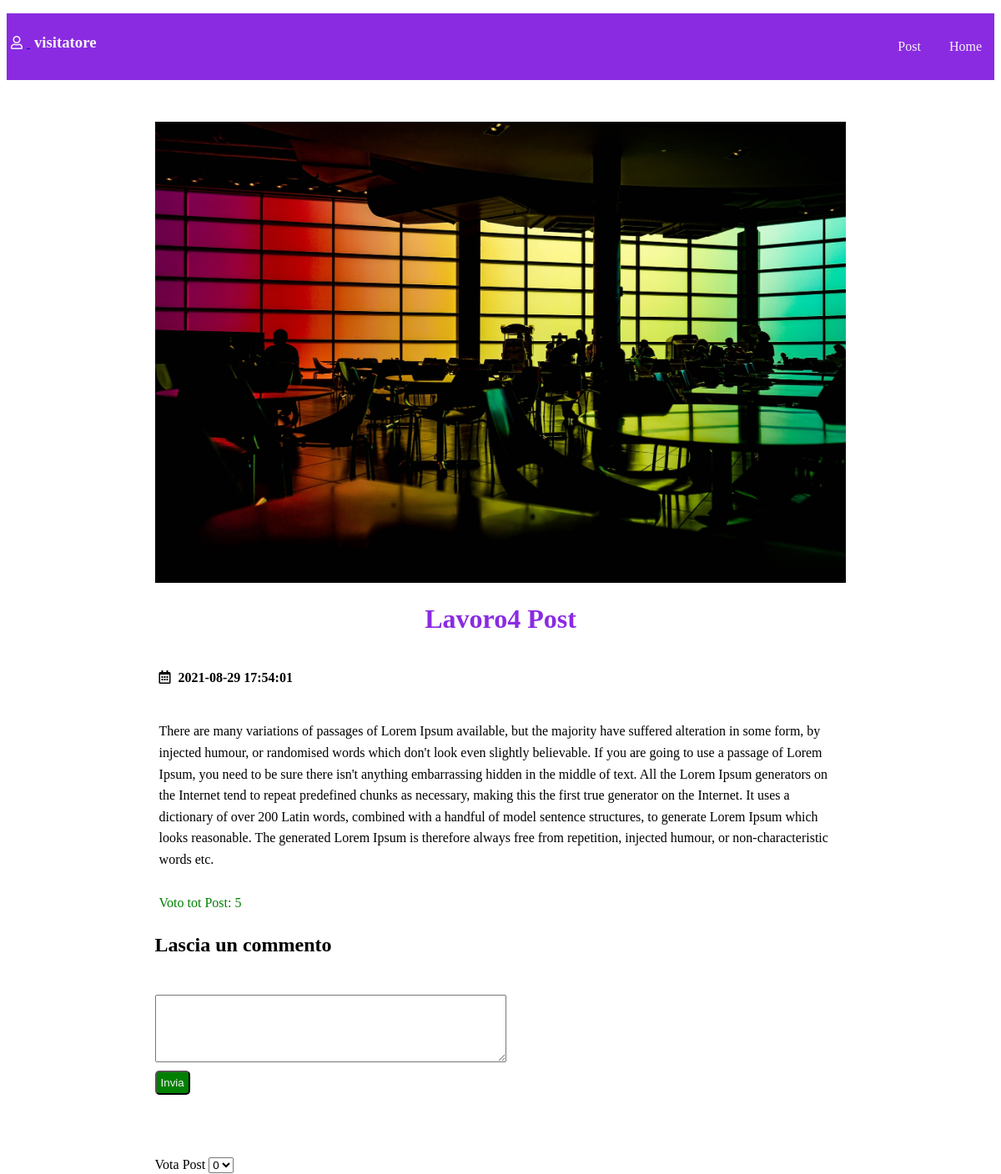
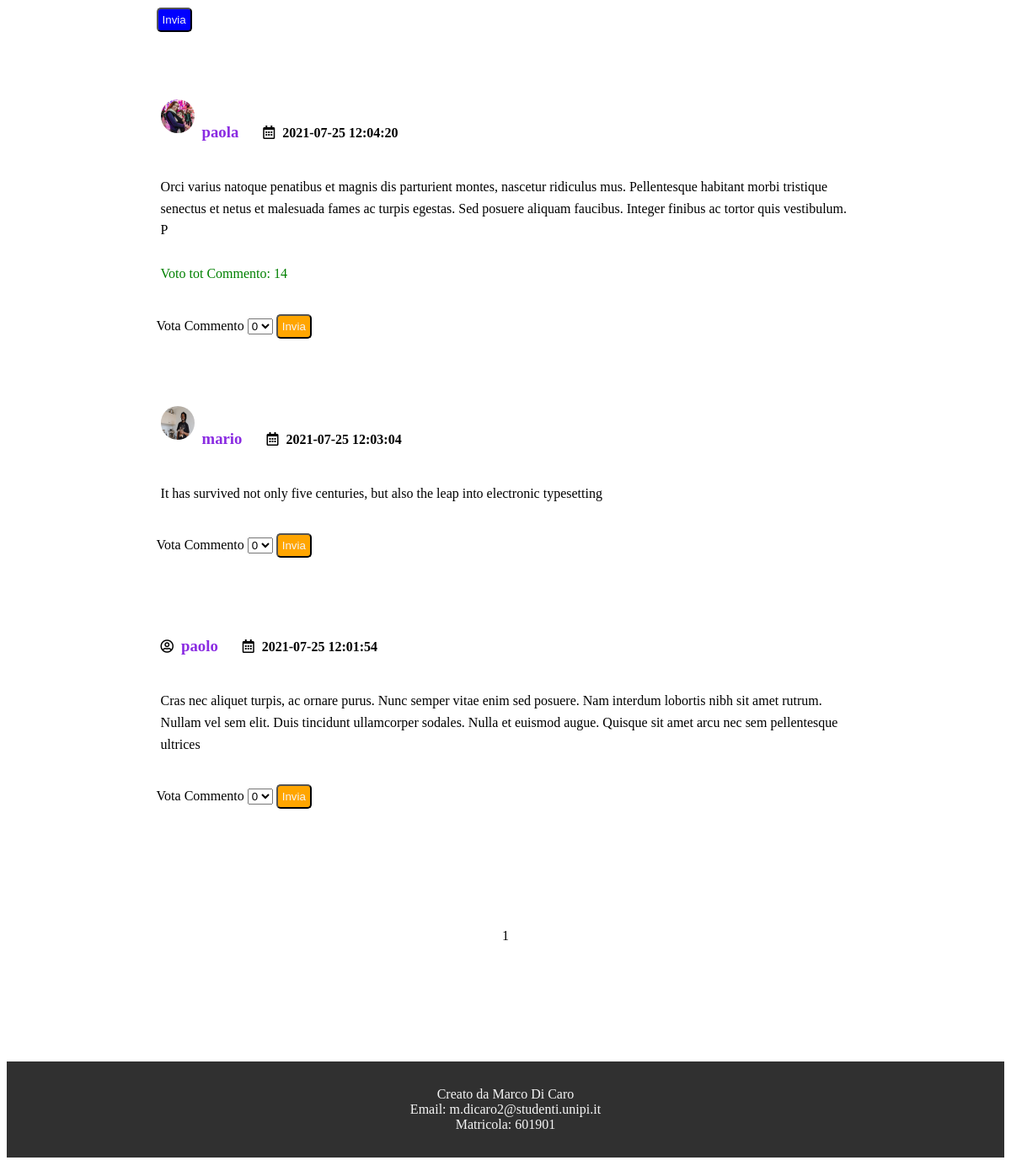
The app's page /single.php?id=54&blog_id=28&nome=Lavoro Blog&page=1 with its own data (2 pictures, top to bottom).
### tables this page shows
CREATE TABLE `post` (
  `id` tinyint(4) NOT NULL,
  `data` datetime NOT NULL,
  `titolo` varchar(255) NOT NULL,
  `foto` varchar(255) NOT NULL,
  `testo` text DEFAULT NULL,
  `blog` tinyint(4) NOT NULL,
  `somma_punti_post` smallint(6) DEFAULT NULL
);

CREATE TABLE `commento` (
  `id` tinyint(4) NOT NULL,
  `data` datetime NOT NULL,
  `nota` varchar(255) DEFAULT NULL,
  `utente` tinyint(4) NOT NULL,
  `post` tinyint(4) NOT NULL,
  `somma_punti` smallint(6) DEFAULT NULL
);

CREATE TABLE `utente` (
  `id` tinyint(4) NOT NULL,
  `email` varchar(255) NOT NULL,
  `nome` varchar(255) NOT NULL,
  `pass` varchar(255) NOT NULL,
  `tel` varchar(15) NOT NULL,
  `documento` varchar(255) NOT NULL,
  `foto` varchar(255) DEFAULT NULL
);

### single.php (the view, shortened to what this page needs)
<?php
    require("connect_db.php");
    if((isset($_GET["blog_id"]))&&(isset($_GET["nome"]))){
        $blog_id = $_GET["blog_id"];
        $nome = $_GET["nome"];
    }
    if(isset($_GET["id"])){
        $post_id = $_GET["id"];
        $leggere = mysqli_query($connessioneDB, "SELECT * FROM post WHERE id='$post_id'") or die(mysqli_error($connessioneDB));
        $limit = 3;
        $leggere4 = mysqli_query($connessioneDB, "SELECT COUNT(*) FROM commento WHERE post=$post_id") or die(mysqli_error($connessioneDB));
        $datiRiga3 = mysqli_fetch_row($leggere4);
        $total_records = $datiRiga3[0];
        $total_pages = ceil($total_records / $limit);
        if(isset($_GET["page2"])){
            $page2 = $_GET["page2"];
        }
        else{
            $page2 = 1;
        }
        $start_from = ($page2-1) * $limit;
        $leggere2 = mysqli_query($connessioneDB, "SELECT * FROM commento WHERE post='$post_id' ORDER BY data DESC LIMIT $start_from, $limit") or die(mysqli_error($connessioneDB));
    }
    if(isset($_GET["page"])){
        $page = $_GET["page"];
    }
?>
<!DOCTYPE html>
<html lang="it">
<head>
    <link rel="stylesheet" href="https://use.fontawesome.com/releases/v5.15.3/css/all.css">
    <link rel="stylesheet" href="css/styles.css">
</head>
<body>
    <div class="header">
        <div class="user-icon">
            <a href="admin/user_dashboard.php">
            <?php
                if(isset($_SESSION["user"])){
                    $utente = $_SESSION["user"];
                    $leggere5 = mysqli_query($connessioneDB, "SELECT foto FROM utente WHERE nome='$utente' AND foto IS NOT NULL") or die(mysqli_error($connessioneDB));
                    $datiRiga5 = mysqli_fetch_assoc($leggere5);
                    if(mysqli_num_rows($leggere5)>0){
            ?>
                        <img  id="user-image" src="admin/user_image/<?php echo $datiRiga5["foto"] ?>" alt="user-img">
            <?php
                    }
                    else{
            ?>
                        <i class="far fa-user"></i>
            <?php
                    }
                }
                else{
            ?>
                    <i class="far fa-user"></i>
            <?php
                }
            ?>
            </a>
            <h3>
                <?php
                    if(isset($_SESSION["user"])){
                        echo $_SESSION["user"];
                    }
                    else{
                        echo "visitatore";
                    }
                ?>
            </h3>
        </div>
        <ul class="navbar">
            <li><a href="show_post.php?blog_id=<?php echo $blog_id;?>&nome=<?php echo $nome;?>&page=<?php echo $page;?>">Post</a></li>
            <li><a href="index.php">Home</a></li>
        </ul>
    </div>
    <div class="single-card">
        <?php while($datiRiga = mysqli_fetch_assoc($leggere)){
        ?>
        <img src="images/<?php echo $datiRiga["foto"]; ?>" alt="single-card-img">
        <h1>
            <?php
                echo $datiRiga["titolo"];
            ?>
        </h1>
        <i class="far fa-calendar-alt"></i>
        <h4>
            <?php
                echo $datiRiga["data"];
            ?>
        </h4>
        <p>
            <?php
                echo $datiRiga["testo"];
            ?>
        </p>
        <?php
              }
              $leggere_punteggio_p = mysqli_query($connessioneDB, "SELECT somma_punti_post FROM post WHERE id=$post_id") or die(mysqli_error($connessioneDB));
        ?>
              <?php
                  $datiRiga_p = mysqli_fetch_assoc($leggere_punteggio_p);
                  if($datiRiga_p["somma_punti_post"]!=NULL){
              ?>
                    <p id="voto_tot_c">Voto tot Post:
                    <?php
                        echo $datiRiga_p["somma_punti_post"];
                    ?>
                    </p>
                  <?php
                  }
              ?>
        <h2>Lascia un commento</h2>
        <p style="color:red" id="comment_error">
        </p>
        <form method="POST" action="comment_post.php?blog_id=<?php echo $blog_id;?>&nome=<?php echo $nome;?>&page=<?php echo $page;?>">
            <textarea name="comment" rows="5" cols="50"></textarea>
            <button type="submit" name="submit">Invia</button>
        </form>
        <form method="POST" action="comment_post.php?blog_id=<?php echo $blog_id;?>&nome=<?php echo $nome;?>&page=<?php echo $page;?>">
            <label for="voto_p">Vota Post</label>
            <select name="voto_p" id="voto_p">
                <option value="0">0</option>
            </select>
            <button type="submit" name="submit_p" id="submit_p">Invia</button>
        </form>
        <?php while($datiRiga = mysqli_fetch_assoc($leggere2)){
             $utente_id = $datiRiga["utente"];
             $commento_id = $datiRiga["id"];
        ?>
        <div class="comment-user">
        <?php
            $leggere4 = mysqli_query($connessioneDB, "SELECT foto FROM utente WHERE id=$utente_id AND foto IS NOT NULL") or die(mysqli_error($connessioneDB));
            $datiRiga4 = mysqli_fetch_assoc($leggere4);
            if(mysqli_num_rows($leggere4)>0){
        ?>
                <img  id="user-image" src="admin/user_image/<?php echo $datiRiga4["foto"] ?>" alt="user-img">
        <?php
            }
            else{
        ?>
                <i class="far fa-user-circle"></i>
        <?php
            }
        ?>
            <?php
                    $leggere3 = mysqli_query($connessioneDB, "SELECT nome FROM utente WHERE id=$utente_id") or die(mysqli_error($connessioneDB));
                    while($datiRiga2 = mysqli_fetch_assoc($leggere3)){
            ?>
            <h3>
                <?php
                    echo $datiRiga2["nome"];
                ?>
            </h3>
            <?php
                    }
            ?>
            <i class="far fa-calendar-alt"></i>
            <h4>
                <?php
                    echo $datiRiga["data"];
                ?>
            </h4>
            <p>
                <?php
                    echo $datiRiga["nota"];
                ?>
            </p>
            <?php
                $leggere_punteggio_c = mysqli_query($connessioneDB, "SELECT somma_punti FROM commento WHERE id=$commento_id") or die(mysqli_error($connessioneDB));
            ?>
            <?php
                $datiRiga_c = mysqli_fetch_assoc($leggere_punteggio_c);
                if($datiRiga_c["somma_punti"]!=NULL){
            ?>
                    <p id="voto_tot_c">Voto tot Commento:
                    <?php
                        echo $datiRiga_c["somma_punti"];
                    ?>
                    </p>
            <?php
                    }
            ?>
        </div>
        <form method="POST" action="comment_post.php?blog_id=<?php echo $blog_id;?>&nome=<?php echo $nome;?>&page=<?php echo $page;?>">
            <label for="voto_c">Vota Commento</label>
            <select name="voto_c" id="voto_c">
                <option value="0">0</option>
            </select>
            <button type="submit" name="submit_c" id="submit_c">Invia</button>
        </form>
        <?php
              }
        ?>
        <p style="color:red" id="comment_error">
        </p>
        <p style="color:green" id="comment_error">
        </p>
    </div>
    <?php
        if(!empty($total_pages)){
    ?>
            <ul class="pagination_post">
                <?php
                for($i=1; $i<=$total_pages; $i++){
                ?>
                    <li><a href="single.php?blog_id=<?php echo $blog_id;?>&nome=<?php echo $nome;?>&page=<?php echo $page;?>&id=<?php echo $post_id;?>&page2=<?php echo $i;?>"><?php echo $i;?></a></li>
                <?php
                }
                ?>
            </ul>
        <?php
        }
        ?>
<?php
    include("footer.php");
?>
</body>
</html>

### css/styles.css (style rules this page uses)
.header { display:flex; justify-content:space-between; background-color:blueviolet; margin-bottom:50px; }
.user-icon i { display:inline-block; margin:5px; color:whitesmoke; }
.user-icon h3 { padding:5px; color:whitesmoke; display:inline-block; }
.navbar { list-style-type:none; padding:0; }
.navbar li { margin:5px; display:inline-block; }
.navbar li a { display:block; margin:5px; padding:5px; text-decoration:none; color:whitesmoke; }
#user-image { width:40px; height:40px; border-radius:20px; display:inline-block; margin:5px; }
.single-card { width:70%; margin:auto; }
.single-card img { width:100%; }
.single-card h1 { text-align:center; color:blueviolet; }
.single-card i { display:inline-block; margin:5px; }
.single-card h4 { display:inline-block; }
.single-card p { padding:5px; line-height:1.6; }
.single-card form { margin-bottom:75px; }
.single-card textarea { display:block; max-width:95%; }
.single-card button { background-color:green; display:block; margin-top:10px; padding:5px; border-radius:5px; color:whitesmoke; cursor:pointer; }
.comment-user { margin-bottom:20px; }
.comment-user h3 { color:blueviolet; display:inline-block; margin-right:20px; }
#voto_tot_c { color:green; }
#submit_c { background-color:orange; display:inline-block; }
#submit_p { background-color:blue; }
.pagination_post { list-style-type:none; padding:0; display:flex; justify-content:center; }
.pagination_post li { margin:5px; }
.pagination_post li a { display:block; margin:5px; padding:5px; text-decoration:none; color:black; }

### records on screen
post: foto (picture), titolo "Lavoro4 Post", data "2021-08-29 17:54:01", testo "There are many variations of passages of Lorem Ipsum available, but the majority have suffered alteration in some form, by injected humour, or randomised words which don't look even slightly believable. If you are going to use a passage of Lorem Ipsum, you need to be sure there isn't anything embarrassing hidden in the middle of text. All the Lorem Ipsum generators on the Internet tend to repeat predefined chunks as necessary, making this the first true generator on the Internet. It uses a dictionary of over 200 Latin words, combined with a handful of model sentence structures, to generate Lorem Ipsum which looks reasonable. The generated Lorem Ipsum is therefore always free from…", somma_punti_post "5"
commento: utente.foto (picture), data "2021-07-25 12:04:20", nota "Orci varius natoque penatibus et magnis dis parturient montes, nascetur ridiculus mus. Pellentesque habitant morbi tristique senectus et netus et malesuada fames ac turpis egestas. Sed posuere aliquam faucibus. Integer finibus ac tortor quis vestibulum. P", somma_punti "14"
utente: nome "paola"
commento: utente.foto (picture), data "2021-07-25 12:03:04", nota "It has survived not only five centuries, but also the leap into electronic typesetting"
utente: nome "mario"
commento: data "2021-07-25 12:01:54", nota "Cras nec aliquet turpis, ac ornare purus. Nunc semper vitae enim sed posuere. Nam interdum lobortis nibh sit amet rutrum. Nullam vel sem elit. Duis tincidunt ullamcorper sodales. Nulla et euismod augue. Quisque sit amet arcu nec sem pellentesque ultrices"
utente: nome "paolo"
